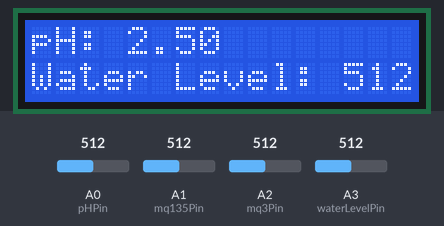
This sketch was run on a simulated Arduino Uno, built with avr-gcc and run on an emulated ATmega328P. On the bench: 16×2 character LCD. The test bench sets the inputs (shaded band); at power-on: A0 (pHPin) = 512, A3 (waterLevelPin) = 512, A1 (mq135Pin) = 512, A2 (mq3Pin) = 512.

Above: at 1.2 s.
1.3 s: A0 (pHPin) set to 716
At 2.7 s:
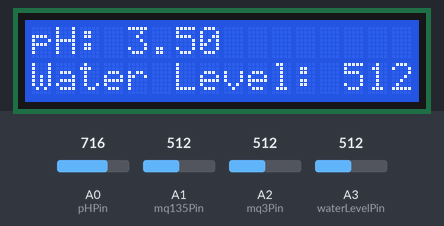
3.7 s: A3 (waterLevelPin) set to 716
At 4.8 s:
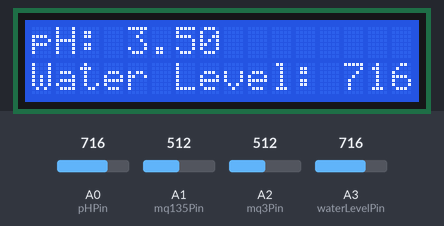
5.8 s: A0 (pHPin) set to 992
At 6.9 s:
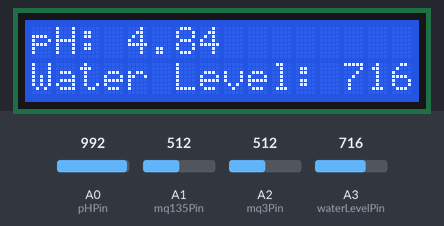
7.9 s: A3 (waterLevelPin) set to 992
At 9.0 s:
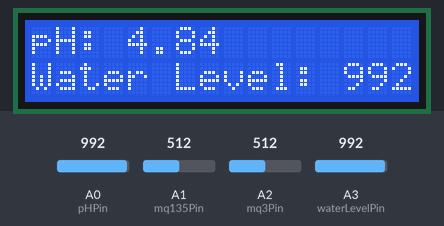
10.0 s: A0 (pHPin) set to 306
At 11.1 s:
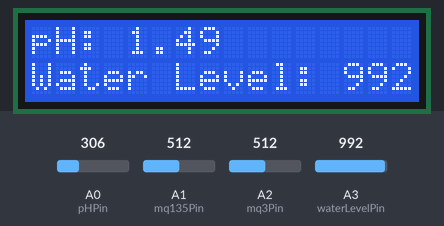
12.1 s: A3 (waterLevelPin) set to 306
At 13.2 s:
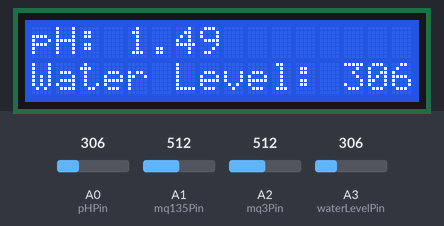
Timing chart, 0 to 15.1 s (numbered marks = the images above; inputs shaded):
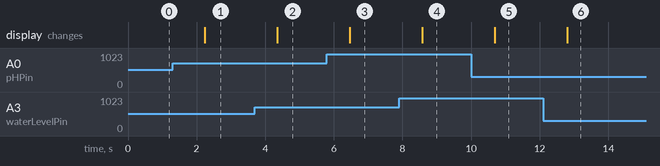

The sketch:

newCodeProject.ino
```cpp
#include <Wire.h>
#include <LiquidCrystal_I2C.h>

LiquidCrystal_I2C lcd(0x27, 16, 2);

int pHPin = A0;
int mq135Pin = A1;
int mq3Pin = A2;
int waterLevelPin = A3;

void setup() {
  lcd.init();
  lcd.backlight();
}

void loop() {
  float pHValue = analogRead(pHPin) * 5.0 / 1024;
  float mq135Value = analogRead(mq135Pin);
  float mq3Value = analogRead(mq3Pin);
  float waterLevelValue = analogRead(waterLevelPin);

  lcd.clear();
  lcd.setCursor(0, 0);
  lcd.print("pH: ");
  lcd.print(pHValue);

  lcd.setCursor(0, 1);
  lcd.print("MQ-135: ");
  lcd.print(mq135Value);

  lcd.setCursor(9, 1);
  lcd.print("MQ-3: ");
  lcd.print(mq3Value);

  lcd.setCursor(0, 1);
  lcd.print("Water Level: ");
  lcd.print(waterLevelValue);

  delay(1000);
}
```

Measured:
- after the input at 1.3 s, the display: changes after 0.93 s (image 1)
- after the input at 3.7 s, the display: changes after 0.65 s (image 2)
- after the input at 5.8 s, the display: changes after 0.66 s (image 3)
- after the input at 7.9 s, the display: changes after 0.68 s (image 4)
- after the input at 10.0 s, the display: changes after 0.69 s (image 5)
- after the input at 12.1 s, the display: changes after 0.70 s (image 6)
